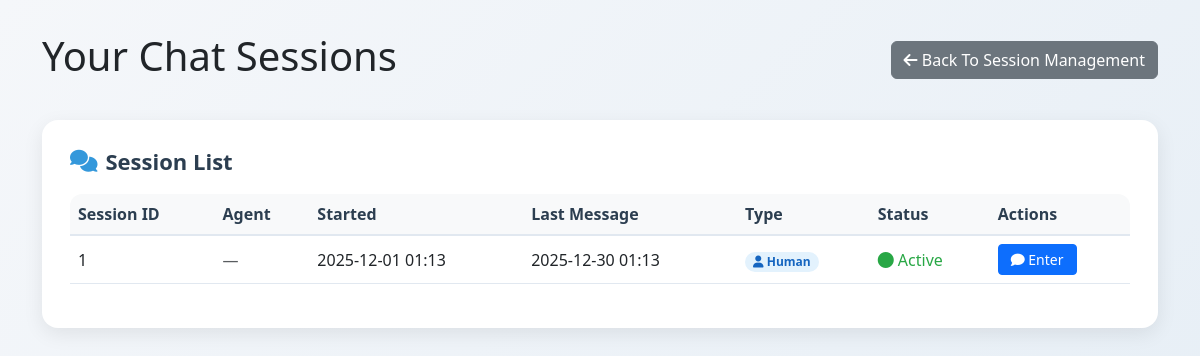
Page /chat_sessions (signed in) on the earlier database version.
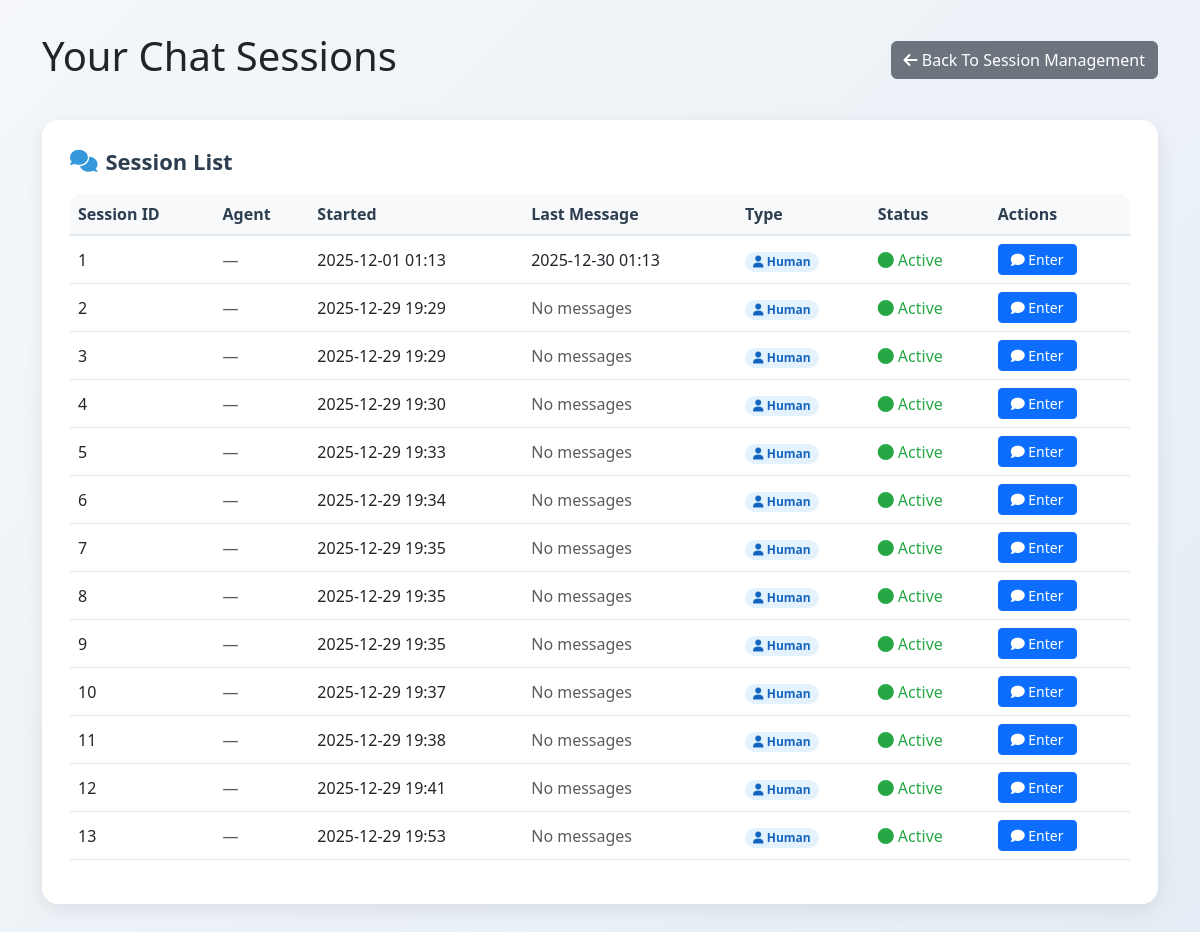
Same page on the later database version.
### models.py (models this page shows, shortened)
class ChatSession(db.Model):
    __tablename__ = 'chat_sessions'
    id = db.Column(db.Integer, primary_key=True, autoincrement=True)
    user_id = db.Column(db.Integer, db.ForeignKey('users.id'), nullable=False, comment='发起会话的用户ID')
    agent_id = db.Column(db.Integer, db.ForeignKey('users.id'), nullable=True, comment='处理会话的客服ID')
    service_id = db.Column(db.Integer, db.ForeignKey('services.id'), nullable=True, comment='关联服务ID')
    appointment_id = db.Column(db.Integer, db.ForeignKey('appointments.id'), nullable=True, comment='关联预约ID')
    start_time = db.Column(db.DateTime, default=lambda: datetime.now(UTC), comment='会话开始时间')
    end_time = db.Column(db.DateTime, nullable=True, comment='会话结束时间')
    status = db.Column(db.String(20), default='active', comment='状态：active/closed/timeout')
    last_message_time = db.Column(db.DateTime, nullable=True, comment='最后消息时间')
    initiator = db.relationship('User', foreign_keys=[user_id], back_populates='initiated_chat_sessions')
    handler = db.relationship('User', foreign_keys=[agent_id], back_populates='handled_chat_sessions')
    service = db.relationship('Service', back_populates='chat_sessions', lazy=True)
    appointment = db.relationship('Appointment', back_populates='chat_session', lazy=True)
    messages = db.relationship('Message', backref='chat_session', lazy=True, cascade='all, delete-orphan')

### routes.py (the view)
    @app.route('/chat_sessions')
    def chat_sessions():
        if 'user_id' not in session:
            return redirect(url_for('login'))
        role = session['role']
        user_id = session['user_id']
        if role == 'user':
            sessions = ChatSession.query.filter_by(user_id=user_id).all()
        elif role == 'agent':
            sessions = ChatSession.query.filter(
                (ChatSession.agent_id == user_id) |
                (ChatSession.agent_id.is_(None))
            ).all()
        else:  # admin
            sessions = ChatSession.query.all()
        return render_template('chat_sessions.html', sessions=sessions)

### templates/chat_sessions.html (shortened to what this page needs)
<!DOCTYPE html>
<html lang="en">
<head>
    <link href="https://cdn.jsdelivr.net/npm/bootstrap@5.3.0/dist/css/bootstrap.min.css" rel="stylesheet">
    <link rel="stylesheet" href="https://cdnjs.cloudflare.com/ajax/libs/font-awesome/6.4.0/css/all.min.css">
</head>
<body>
    <div class="container">
        <div class="dashboard-header">
            <h1>
                {% if session.role == 'user' %}Your Chat Sessions{% endif %}
            </h1>
            <a href="/session_management" class="btn btn-secondary">
                <i class="fas fa-arrow-left"></i> Back To Session Management
            </a>
        </div>
        <div class="section-card">
            <h2><i class="fas fa-comments"></i> Session List</h2>
            {% if not sessions %}
                <div class="text-center py-5 text-muted">
                    <i class="fas fa-comment-slash fa-3x mb-3"></i>
                    <p>{% if session.role == 'user' %}No chat sessions yet. Start a new chat!{% endif %}
                       {% if session.role == 'agent' %}No available chat sessions.{% endif %}
                       {% if session.role == 'admin' %}No chat sessions recorded.{% endif %}</p>
                    {% if session.role == 'user' %}
                        <a href="/start_chat" class="btn btn-primary mt-2">
                            <i class="fas fa-plus"></i> Start New Chat
                        </a>
                    {% endif %}
                </div>
            {% else %}
                <div class="table-responsive">
                    <table class="table table-hover">
                        <thead>
                            <tr>
                                <th>Session ID</th>
                                {% if session.role != 'agent' %}<th>Agent</th>{% endif %}
                                <th>Started</th>
                                <th>Last Message</th>
                                <th>Type</th>
                                <th>Status</th>
                                <th>Actions</th>
                            </tr>
                        </thead>
                        <tbody>
                            {% for sess in sessions %}
                            <tr>
                                <td>{{ sess.id }}</td>
                                {% if session.role != 'agent' %}
                                    <td>
                                        {% if sess.agent %}
                                            {{ sess.agent.username }}
                                            <small class="d-block text-muted">{{ sess.agent.id }}</small>
                                        {% else %}
                                            <span class="text-muted">—</span>
                                        {% endif %}
                                    </td>
                                {% endif %}
                                <td>{{ sess.start_time.strftime('%Y-%m-%d %H:%M') }}</td>
                                <td>
                                    {% if sess.last_message_time %}
                                        {{ sess.last_message_time.strftime('%Y-%m-%d %H:%M') }}
                                    {% else %}
                                        <span class="text-muted">No messages</span>
                                    {% endif %}
                                </td>
                                <td>
                                    {% if sess.use_bot and not sess.agent_id %}
                                        <span class="badge badge-bot"><i class="fas fa-robot"></i> Bot</span>
                                    {% else %}
                                        <span class="badge badge-human"><i class="fas fa-user"></i> Human</span>
                                    {% endif %}
                                </td>
                                <td>
                                    {% if sess.end_time %}
                                        <span class="status-ended"><i class="fas fa-check-circle"></i> Ended</span>
                                    {% else %}
                                        <span class="status-active"><i class="fas fa-circle"></i> Active</span>
                                    {% endif %}
                                </td>
                                <td>
                                    <a href="/chat/{{ sess.id }}" class="btn btn-primary btn-sm action-btn">
                                        <i class="fas fa-comment"></i> Enter
                                    </a>
                                </td>
                            </tr>
                            {% endfor %}
                        </tbody>
                    </table>
                </div>
            {% endif %}
        </div>
    </div>
</body>
</html>

### templates/chat_sessions.html (style rules this page uses)
body { background: linear-gradient(135deg, #f5f7fa 0%, #e4edf5 100%); min-height: 100vh; padding: 2rem 0; }
.dashboard-header { display: flex; justify-content: space-between; align-items: center; margin-bottom: 2rem; }
.section-card { background: #ffffff; border-radius: 16px; box-shadow: 0 6px 20px rgba(0, 0, 0, 0.08); padding: 1.75rem; margin-bottom: 2rem; }
.section-card h2 { font-weight: 600; color: #2c3e50; margin-bottom: 1.25rem; font-size: 1.375rem; display: flex; align-items: center; gap: 0.5rem; }
.section-card h2 i { color: #3498db; }
.table-responsive { border-radius: 12px; overflow: hidden; }
.table th { background-color: #f8f9fa; color: #2c3e50; font-weight: 600; border-bottom: 2px solid #e1e8f0; }
.table td { vertical-align: middle; border-bottom: 1px solid #e1e8f0; }
.badge { font-size: 0.75rem; padding: 0.25rem 0.5rem; border-radius: 12px; }
.badge-human { background-color: #e3f2fd; color: #1565c0; }
.status-active { color: #28a745; font-weight: 500; }
.action-btn { padding: 0.25rem 0.75rem; font-size: 0.875rem; }

Differences in the rows shown:
added ChatSession: id "2", start_time "2025-12-29 19:29", shows "No messages", shows "Active"
added ChatSession: id "3", start_time "2025-12-29 19:29", shows "No messages", shows "Active"
added ChatSession: id "4", start_time "2025-12-29 19:30", shows "No messages", shows "Active"
added ChatSession: id "5", start_time "2025-12-29 19:33", shows "No messages", shows "Active"
added ChatSession: id "6", start_time "2025-12-29 19:34", shows "No messages", shows "Active"
added ChatSession: id "7", start_time "2025-12-29 19:35", shows "No messages", shows "Active"
added ChatSession: id "8", start_time "2025-12-29 19:35", shows "No messages", shows "Active"
added ChatSession: id "9", start_time "2025-12-29 19:35", shows "No messages", shows "Active"
added ChatSession: id "10", start_time "2025-12-29 19:37", shows "No messages", shows "Active"
added ChatSession: id "11", start_time "2025-12-29 19:38", shows "No messages", shows "Active"
added ChatSession: id "12", start_time "2025-12-29 19:41", shows "No messages", shows "Active"
added ChatSession: id "13", start_time "2025-12-29 19:53", shows "No messages", shows "Active"
